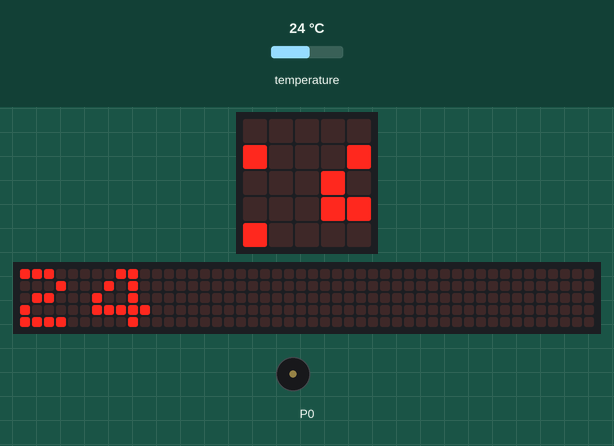
The program below on a simulated BBC micro:bit (MakeCode). Shown: the board's 5×5 LED display, a strip that is not on the board, showing the scrolling text unrolled, buzzer (waves = sounding). The inputs (shaded band) are chosen by the test bench; at power-on: temperature 24 °C. The 48×5 strip is a reading aid, not a part: it shows the text the display is scrolling, unrolled, one strip-width of it at a time.

Above: at 1.27 s.
1.3 s: temperature set to 25.3 °C
At 7.08 s:
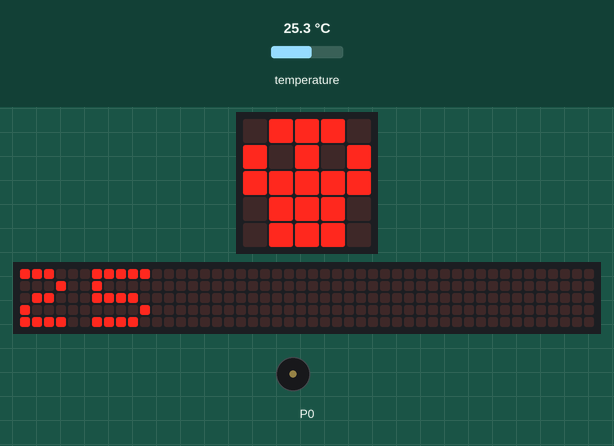
7.2 s: temperature set to 26.8 °C
At 12.5 s:
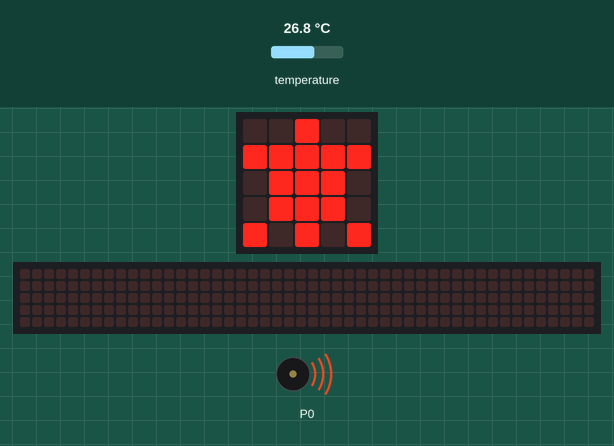
13.1 s: temperature set to 1 °C
At 17.7 s:
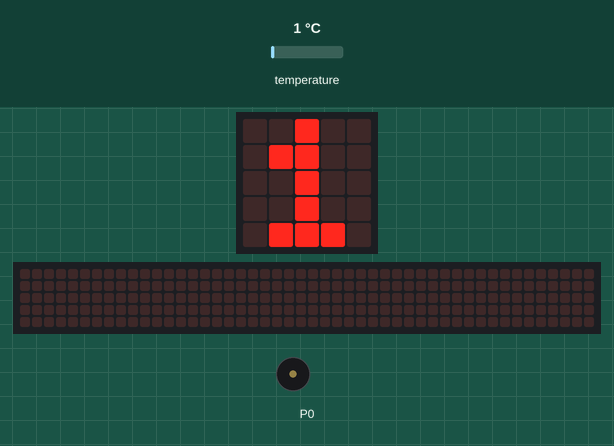
18.4 s: temperature set to 28 °C
At 20.27 s:
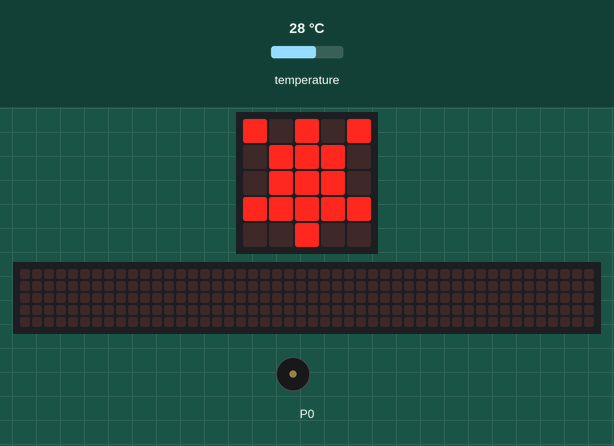
27.2 s: temperature set to 25 °C
At 28.26 s:
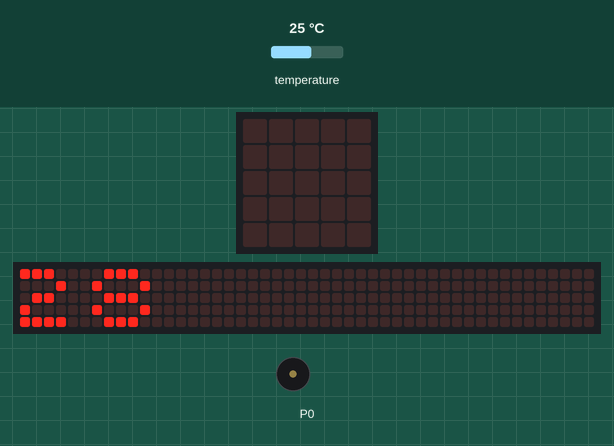
Timing chart, 0 to 30.2 s (numbered marks = the images above; inputs shaded):
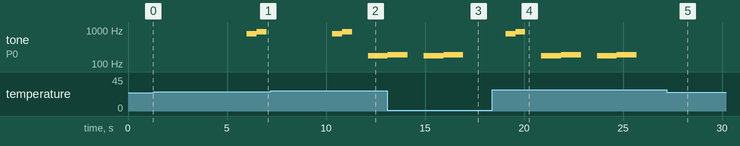

Measured:
- the behaviour switches between 25.9 and 26 °C on temperature (found by bisection; images 1 and 2)
- after the input at 7.2 s, the display: first differs from a run without the input after 4.1 s (image 2 shows a later state)
- after the input at 13.1 s, the display: first differs from a run without the input after 3.9 s (image 3)
- after the input at 18.4 s, the display: first differs from a run without the input after 1.7 s (image 4)
- after the input at 27.2 s, tone on P0: stays silent (without the input it goes to 175 Hz after 2.0 s)
- by itself, tone on P0: plays 784 Hz for 0.51 s, 880 Hz for 0.50 s, 175 Hz for 1.0 s, 185 Hz for 1.0 s, 175 Hz for 1.0 s, 185 Hz for 1.0 s
- what the display in image 4 shows lasts 0.4 s, from 20.1 s to 20.5 s

The program:

main.ts
```typescript
basic.forever(function () {
    basic.showNumber(input.temperature())
    while (input.temperature() < 26) {
        basic.showNumber(input.temperature())
        basic.showIcon(IconNames.Skull)
        music.playTone(784, music.beat(BeatFraction.Whole))
        music.playTone(880, music.beat(BeatFraction.Whole))
    }
    while (input.temperature() > 34) {
        basic.showNumber(input.temperature())
        basic.showIcon(IconNames.Skull)
        music.playTone(880, music.beat(BeatFraction.Whole))
        music.playTone(988, music.beat(BeatFraction.Whole))
    }
    for (let index = 0; index < 2; index++) {
        basic.showLeds(`
            # . # . #
            . # # # .
            . # # # .
            # # # # #
            . . # . .
            `)
        basic.showLeds(`
            . . # . .
            # # # # #
            . # # # .
            . # # # .
            # . # . #
            `)
        music.playTone(175, music.beat(BeatFraction.Double))
        music.playTone(185, music.beat(BeatFraction.Double))
    }
})
```

test.ts
```typescript
// aquí va el archivo "tests"; esto no se compilará cuando este paquete se utilice como una extensión.
```
